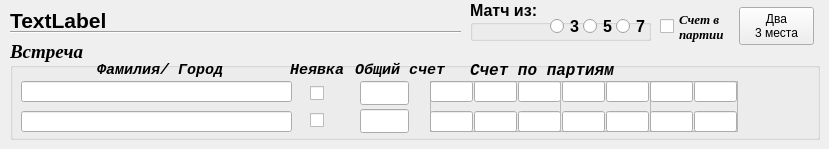
    <widget class="QWidget" name="tab_3">
     <attribute name="title">
      <string>Результаты</string>
     </attribute>
     <widget class="QGroupBox" name="groupBox_match">
      <property name="geometry">
       <rect>
        <x>10</x>
        <y>40</y>
        <width>810</width>
        <height>100</height>
       </rect>
      </property>
      <property name="font">
       <font>
        <family>Times New Roman</family>
        <pointsize>14</pointsize>
        <weight>75</weight>
        <italic>true</italic>
        <bold>true</bold>
       </font>
      </property>
      <property name="title">
       <string>Встреча</string>
      </property>
      <property name="flat">
       <bool>false</bool>
      </property>
      <widget class="QLabel" name="label_22">
       <property name="geometry">
        <rect>
         <x>460</x>
         <y>22</y>
         <width>161</width>
         <height>16</height>
        </rect>
       </property>
       <property name="font">
        <font>
         <family>Courier New</family>
         <pointsize>12</pointsize>
         <weight>75</weight>
         <italic>true</italic>
         <bold>true</bold>
         <kerning>false</kerning>
        </font>
       </property>
       <property name="text">
        <string>Счет по партиям</string>
       </property>
      </widget>
      <widget class="QLabel" name="label_24">
       <property name="geometry">
        <rect>
         <x>345</x>
         <y>22</y>
         <width>91</width>
         <height>16</height>
        </rect>
       </property>
       <property name="font">
        <font>
         <family>Courier New</family>
         <pointsize>11</pointsize>
         <weight>75</weight>
         <italic>true</italic>
         <bold>true</bold>
         <kerning>false</kerning>
        </font>
       </property>
       <property name="text">
        <string>Общий счет</string>
       </property>
      </widget>
      <widget class="QPushButton" name="Button_Ok">
       <property name="geometry">
        <rect>
         <x>730</x>
         <y>36</y>
         <width>71</width>
         <height>61</height>
        </rect>
       </property>
       <property name="text">
        <string/>
       </property>
       <property name="icon">
        <iconset>
         <normaloff>../icons/Ok.png</normaloff>../icons/Ok.png</iconset>
       </property>
       <property name="iconSize">
        <size>
         <width>48</width>
         <height>48</height>
        </size>
       </property>
       <property name="flat">
        <bool>true</bool>
       </property>
      </widget>
      <widget class="QLabel" name="label_21">
       <property name="geometry">
        <rect>
         <x>87</x>
         <y>22</y>
         <width>171</width>
         <height>16</height>
        </rect>
       </property>
       <property name="font">
        <font>
         <family>Courier New</family>
         <pointsize>11</pointsize>
         <weight>75</weight>
         <italic>true</italic>
         <bold>true</bold>
         <kerning>false</kerning>
        </font>
       </property>
       <property name="text">
        <string>Фамилия/ Город</string>
       </property>
      </widget>
      <widget class="QLabel" name="label_45">
       <property name="geometry">
        <rect>
         <x>280</x>
         <y>22</y>
         <width>61</width>
         <height>16</height>
        </rect>
       </property>
       <property name="font">
        <font>
         <family>Courier New</family>
         <pointsize>11</pointsize>
         <weight>75</weight>
         <italic>true</italic>
         <bold>true</bold>
         <kerning>false</kerning>
        </font>
       </property>
       <property name="text">
        <string>Неявка</string>
       </property>
      </widget>
      <widget class="QLineEdit" name="lineEdit_pl1_score_total">
       <property name="geometry">
        <rect>
         <x>350</x>
         <y>41</y>
         <width>49</width>
         <height>24</height>
        </rect>
       </property>
       <property name="font">
        <font>
         <pointsize>18</pointsize>
        </font>
       </property>
       <property name="alignment">
        <set>Qt::AlignCenter</set>
       </property>
      </widget>
      <widget class="QLineEdit" name="lineEdit_pl2_score_total">
       <property name="geometry">
        <rect>
         <x>350</x>
         <y>69</y>
         <width>49</width>
         <height>24</height>
        </rect>
       </property>
       <property name="font">
        <font>
         <pointsize>18</pointsize>
        </font>
       </property>
       <property name="alignment">
        <set>Qt::AlignCenter</set>
       </property>
      </widget>
      <widget class="QCheckBox" name="checkBox_7">
       <property name="geometry">
        <rect>
         <x>300</x>
         <y>43</y>
         <width>21</width>
         <height>20</height>
        </rect>
       </property>
       <property name="text">
        <string/>
       </property>
      </widget>
      <widget class="QCheckBox" name="checkBox_8">
       <property name="geometry">
        <rect>
         <x>300</x>
         <y>70</y>
         <width>21</width>
         <height>20</height>
        </rect>
       </property>
       <property name="text">
        <string/>
       </property>
      </widget>
      <widget class="QLineEdit" name="lineEdit_player1">
       <property name="geometry">
        <rect>
         <x>11</x>
         <y>41</y>
         <width>271</width>
         <height>21</height>
        </rect>
       </property>
       <property name="font">
        <font>
         <pointsize>11</pointsize>
        </font>
       </property>
      </widget>
      <widget class="QLineEdit" name="lineEdit_player2">
       <property name="geometry">
        <rect>
         <x>11</x>
         <y>71</y>
         <width>271</width>
         <height>21</height>
        </rect>
       </property>
       <property name="font">
        <font>
         <pointsize>11</pointsize>
        </font>
       </property>
      </widget>
      <widget class="QFrame" name="frame_three">
       <property name="geometry">
        <rect>
         <x>420</x>
         <y>41</y>
         <width>131</width>
         <height>51</height>
        </rect>
       </property>
       <property name="frameShape">
        <enum>QFrame::StyledPanel</enum>
       </property>
       <property name="frameShadow">
        <enum>QFrame::Raised</enum>
       </property>
       <widget class="QLineEdit" name="lineEdit_pl2_s1">
        <property name="geometry">
         <rect>
          <x>0</x>
          <y>30</y>
          <width>43</width>
          <height>21</height>
         </rect>
        </property>
        <property name="font">
         <font>
          <pointsize>16</pointsize>
         </font>
        </property>
        <property name="alignment">
         <set>Qt::AlignCenter</set>
        </property>
       </widget>
       <widget class="QLineEdit" name="lineEdit_pl1_s3">
        <property name="geometry">
         <rect>
          <x>88</x>
          <y>0</y>
          <width>43</width>
          <height>21</height>
         </rect>
        </property>
        <property name="font">
         <font>
          <pointsize>16</pointsize>
         </font>
        </property>
        <property name="alignment">
         <set>Qt::AlignCenter</set>
        </property>
       </widget>
       <widget class="QLineEdit" name="lineEdit_pl1_s2">
        <property name="geometry">
         <rect>
          <x>44</x>
          <y>0</y>
          <width>43</width>
          <height>21</height>
         </rect>
        </property>
        <property name="font">
         <font>
          <pointsize>16</pointsize>
         </font>
        </property>
        <property name="alignment">
         <set>Qt::AlignCenter</set>
        </property>
       </widget>
       <widget class="QLineEdit" name="lineEdit_pl1_s1">
        <property name="geometry">
         <rect>
          <x>0</x>
          <y>0</y>
          <width>43</width>
          <height>21</height>
         </rect>
        </property>
        <property name="font">
         <font>
          <pointsize>16</pointsize>
         </font>
        </property>
        <property name="alignment">
         <set>Qt::AlignCenter</set>
        </property>
       </widget>
       <widget class="QLineEdit" name="lineEdit_pl2_s2">
        <property name="geometry">
         <rect>
          <x>44</x>
          <y>30</y>
          <width>43</width>
          <height>21</height>
         </rect>
        </property>
        <property name="font">
         <font>
          <pointsize>16</pointsize>
         </font>
        </property>
        <property name="alignment">
         <set>Qt::AlignCenter</set>
        </property>
       </widget>
       <widget class="QLineEdit" name="lineEdit_pl2_s3">
        <property name="geometry">
         <rect>
          <x>88</x>
          <y>30</y>
          <width>43</width>
          <height>21</height>
         </rect>
        </property>
        <property name="font">
         <font>
          <pointsize>16</pointsize>
         </font>
        </property>
        <property name="alignment">
         <set>Qt::AlignCenter</set>
        </property>
       </widget>
      </widget>
      <widget class="QFrame" name="frame_five">
       <property name="geometry">
        <rect>
         <x>550</x>
         <y>41</y>
         <width>91</width>
         <height>51</height>
        </rect>
       </property>
       <property name="frameShape">
        <enum>QFrame::StyledPanel</enum>
       </property>
       <property name="frameShadow">
        <enum>QFrame::Raised</enum>
       </property>
       <widget class="QLineEdit" name="lineEdit_pl2_s5">
        <property name="geometry">
         <rect>
          <x>46</x>
          <y>30</y>
          <width>43</width>
          <height>21</height>
         </rect>
        </property>
        <property name="font">
         <font>
          <pointsize>16</pointsize>
         </font>
        </property>
        <property name="alignment">
         <set>Qt::AlignCenter</set>
        </property>
       </widget>
       <widget class="QLineEdit" name="lineEdit_pl1_s5">
        <property name="geometry">
         <rect>
          <x>46</x>
          <y>0</y>
          <width>43</width>
          <height>21</height>
         </rect>
        </property>
        <property name="font">
         <font>
          <pointsize>16</pointsize>
         </font>
        </property>
        <property name="alignment">
         <set>Qt::AlignCenter</set>
        </property>
       </widget>
       <widget class="QLineEdit" name="lineEdit_pl1_s4">
        <property name="geometry">
         <rect>
          <x>2</x>
          <y>0</y>
          <width>43</width>
          <height>21</height>
         </rect>
        </property>
        <property name="font">
         <font>
          <pointsize>16</pointsize>
         </font>
        </property>
        <property name="alignment">
         <set>Qt::AlignCenter</set>
        </property>
       </widget>
       <widget class="QLineEdit" name="lineEdit_pl2_s4">
        <property name="geometry">
         <rect>
          <x>2</x>
          <y>30</y>
          <width>43</width>
          <height>21</height>
         </rect>
        </property>
        <property name="font">
         <font>
          <pointsize>16</pointsize>
         </font>
        </property>
        <property name="alignment">
         <set>Qt::AlignCenter</set>
        </property>
       </widget>
      </widget>
      <widget class="QFrame" name="frame_seven">
       <property name="geometry">
        <rect>
         <x>640</x>
         <y>41</y>
         <width>88</width>
         <height>51</height>
        </rect>
       </property>
       <property name="frameShape">
        <enum>QFrame::StyledPanel</enum>
       </property>
       <property name="frameShadow">
        <enum>QFrame::Raised</enum>
       </property>
       <widget class="QLineEdit" name="lineEdit_pl2_s6">
        <property name="geometry">
         <rect>
          <x>0</x>
          <y>30</y>
          <width>43</width>
          <height>21</height>
         </rect>
        </property>
        <property name="font">
         <font>
          <pointsize>16</pointsize>
         </font>
        </property>
        <property name="alignment">
         <set>Qt::AlignCenter</set>
        </property>
       </widget>
       <widget class="QLineEdit" name="lineEdit_pl1_s7">
        <property name="geometry">
         <rect>
          <x>44</x>
          <y>0</y>
          <width>43</width>
          <height>21</height>
         </rect>
        </property>
        <property name="font">
         <font>
          <pointsize>16</pointsize>
         </font>
        </property>
        <property name="alignment">
         <set>Qt::AlignCenter</set>
        </property>
       </widget>
       <widget class="QLineEdit" name="lineEdit_pl1_s6">
        <property name="geometry">
         <rect>
          <x>0</x>
          <y>0</y>
          <width>43</width>
          <height>21</height>
         </rect>
        </property>
        <property name="font">
         <font>
          <pointsize>16</pointsize>
         </font>
        </property>
        <property name="alignment">
         <set>Qt::AlignCenter</set>
        </property>
       </widget>
       <widget class="QLineEdit" name="lineEdit_pl2_s7">
        <property name="geometry">
         <rect>
          <x>44</x>
          <y>30</y>
          <width>43</width>
          <height>21</height>
         </rect>
        </property>
        <property name="font">
         <font>
          <pointsize>16</pointsize>
         </font>
        </property>
        <property name="alignment">
         <set>Qt::AlignCenter</set>
        </property>
       </widget>
      </widget>
     </widget>
     <widget class="Line" name="line_19">
      <property name="geometry">
       <rect>
        <x>10</x>
        <y>22</y>
        <width>451</width>
        <height>20</height>
       </rect>
      </property>
      <property name="orientation">
       <enum>Qt::Horizontal</enum>
      </property>
     </widget>
     <widget class="QLabel" name="label_result">
      <property name="geometry">
       <rect>
        <x>10</x>
        <y>10</y>
        <width>451</width>
        <height>20</height>
       </rect>
      </property>
      <property name="font">
       <font>
        <pointsize>16</pointsize>
        <weight>75</weight>
        <bold>true</bold>
       </font>
      </property>
      <property name="text">
       <string>TextLabel</string>
      </property>
     </widget>
     <widget class="QGroupBox" name="groupBox_kolvo_vstrech">
      <property name="geometry">
       <rect>
        <x>470</x>
        <y>0</y>
        <width>181</width>
        <height>41</height>
       </rect>
      </property>
      <property name="font">
       <font>
        <pointsize>12</pointsize>
        <weight>75</weight>
        <bold>true</bold>
       </font>
      </property>
      <property name="title">
       <string>Матч из:</string>
      </property>
      <property name="flat">
       <bool>false</bool>
      </property>
      <property name="checkable">
       <bool>false</bool>
      </property>
      <widget class="QRadioButton" name="radioButton_match_3">
       <property name="geometry">
        <rect>
         <x>80</x>
         <y>16</y>
         <width>34</width>
         <height>20</height>
        </rect>
       </property>
       <property name="text">
        <string>3</string>
       </property>
      </widget>
      <widget class="QRadioButton" name="radioButton_match_5">
       <property name="geometry">
        <rect>
         <x>113</x>
         <y>16</y>
         <width>34</width>
         <height>20</height>
        </rect>
       </property>
       <property name="text">
        <string>5</string>
       </property>
      </widget>
      <widget class="QRadioButton" name="radioButton_match_7">
       <property name="geometry">
        <rect>
         <x>146</x>
         <y>16</y>
         <width>33</width>
         <height>20</height>
        </rect>
       </property>
       <property name="text">
        <string>7</string>
       </property>
      </widget>
     </widget>
     <widget class="QCheckBox" name="checkBox_4">
      <property name="geometry">
       <rect>
        <x>660</x>
        <y>6</y>
        <width>71</width>
        <height>41</height>
       </rect>
      </property>
      <property name="font">
       <font>
        <family>Times New Roman</family>
        <pointsize>10</pointsize>
        <weight>75</weight>
        <italic>true</italic>
        <bold>true</bold>
       </font>
      </property>
      <property name="layoutDirection">
       <enum>Qt::LeftToRight</enum>
      </property>
      <property name="text">
       <string>Счет в
партии</string>
      </property>
      <property name="checkable">
       <bool>true</bool>
      </property>
      <property name="checked">
       <bool>false</bool>
      </property>
     </widget>
     <widget class="QPushButton" name="Button_3_mesta">
      <property name="geometry">
       <rect>
        <x>739</x>
        <y>7</y>
        <width>75</width>
        <height>38</height>
       </rect>
      </property>
      <property name="text">
       <string>Два 
3 места</string>
      </property>
     </widget>
    </widget>
